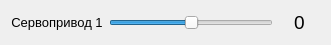
  <widget class="QWidget" name="horizontalLayoutWidget_2">
   <property name="geometry">
    <rect>
     <x>419</x>
     <y>340</y>
     <width>331</width>
     <height>41</height>
    </rect>
   </property>
   <property name="font">
    <font>
     <family>Arial</family>
     <pointsize>9</pointsize>
    </font>
   </property>
   <layout class="QHBoxLayout" name="horizontalLayout_2" stretch="1,4,1">
    <item>
     <widget class="QLabel" name="Servo1">
      <property name="font">
       <font>
        <family>Arial</family>
        <pointsize>10</pointsize>
        <weight>50</weight>
        <italic>false</italic>
        <bold>false</bold>
       </font>
      </property>
      <property name="styleSheet">
       <string notr="true">font: 10pt &quot;Arial&quot;;</string>
      </property>
      <property name="text">
       <string>Сервопривод 1</string>
      </property>
      <property name="alignment">
       <set>Qt::AlignCenter</set>
      </property>
     </widget>
    </item>
    <item>
     <widget class="QSlider" name="HSlider_FineServo1">
      <property name="font">
       <font>
        <family>Arial</family>
        <pointsize>9</pointsize>
       </font>
      </property>
      <property name="minimum">
       <number>-10</number>
      </property>
      <property name="maximum">
       <number>10</number>
      </property>
      <property name="orientation">
       <enum>Qt::Horizontal</enum>
      </property>
     </widget>
    </item>
    <item>
     <widget class="QLabel" name="label_FineServo1">
      <property name="font">
       <font>
        <family>Arial</family>
        <pointsize>14</pointsize>
        <weight>50</weight>
        <italic>false</italic>
        <bold>false</bold>
       </font>
      </property>
      <property name="styleSheet">
       <string notr="true">font: 14pt &quot;Arial&quot;;</string>
      </property>
      <property name="text">
       <string>0</string>
      </property>
      <property name="alignment">
       <set>Qt::AlignCenter</set>
      </property>
     </widget>
    </item>
   </layout>
  </widget>
